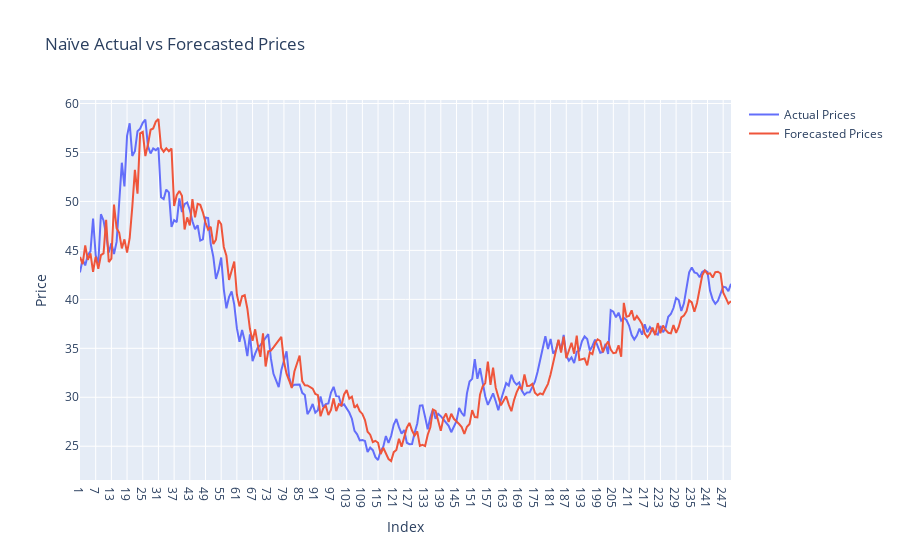

The cell this chart's notebook holds for it:
### Code cell
%R -o hub2_forecast_comparison

actual_trace = go.Scatter(
    x=hub2_forecast_comparison.index,
    y=hub2_forecast_comparison['Actual'],
    mode='lines',
    name='Actual Prices'
)

forecasted_trace = go.Scatter(
    x=hub2_forecast_comparison.index,
    y=hub2_forecast_comparison['Forecasted'],
    mode='lines',
    name='Forecasted Prices'
)

# Create the plot
layout = go.Layout(
    title='Naïve Actual vs Forecasted Prices',
    xaxis=dict(title='Index'),
    yaxis=dict(title='Price'),
)

fig = go.Figure(data=[actual_trace, forecasted_trace], layout=layout)
fig.show()

### Figure 1 — Plotly figure (JSON) as saved in the notebook; plotly's stock layout.template omitted (floating-point values rounded to 4 significant figures; data arrays with more than 128 entries replaced by an {"elided": "..."} marker saying what was removed)
{"data": [{"mode": "lines", "name": "Actual Prices", "type": "scatter", "x": {"elided": "250 str values"}, "y": {"elided": "250 float values"}}, {"mode": "lines", "name": "Forecasted Prices", "type": "scatter", "x": {"elided": "250 str values"}, "y": {"elided": "250 float values"}}], "layout": {"title": {"text": "Naïve Actual vs Forecasted Prices"}, "xaxis": {"title": {"text": "Index"}}, "yaxis": {"title": {"text": "Price"}}}}
